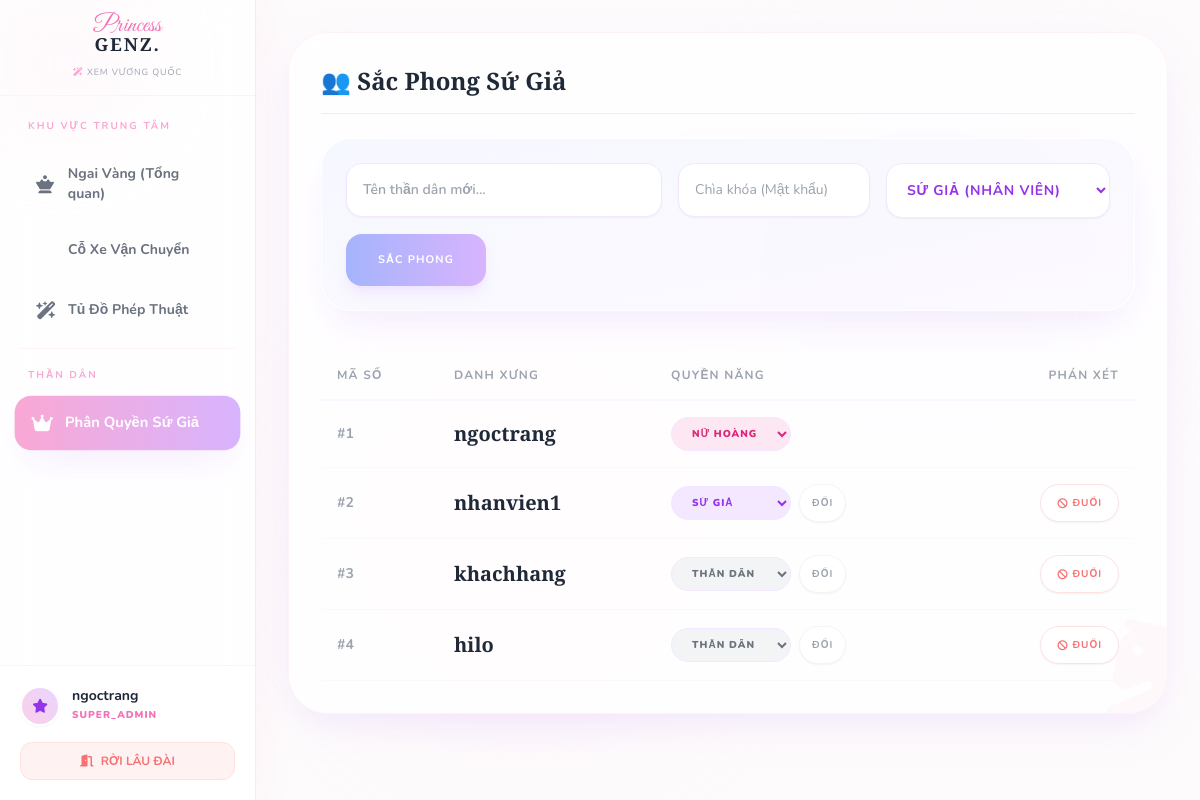
Page /admin/users (signed in) on the committed database.
### tables this page shows
CREATE TABLE users (id INTEGER PRIMARY KEY AUTOINCREMENT, username TEXT UNIQUE NOT NULL, password TEXT NOT NULL, role TEXT NOT NULL);

### app.py (the view, shortened to what this page needs)
@app.route('/admin')
@app.route('/admin/<tab>')
def admin_page(tab='dashboard'):
    if session.get('role') not in ['super_admin', 'sub_admin']: return "Không có quyền!", 403
    if session.get('role') == 'sub_admin' and tab in ['users', 'dashboard']: return redirect(url_for('admin_page', tab='orders'))
    conn = sqlite3.connect(DB_NAME)
    cursor = conn.cursor()
    products, orders, users, stats = [], [], [], {}
    if tab == 'products': cursor.execute("SELECT * FROM products"); products = cursor.fetchall()
    elif tab == 'orders': cursor.execute("SELECT * FROM orders ORDER BY id DESC"); orders = cursor.fetchall()
    elif tab == 'users' and session.get('role') == 'super_admin': cursor.execute("SELECT id, username, role FROM users"); users = cursor.fetchall()
    conn.close()
    return render_template('admin.html', active_tab=tab, products=products, users=users, orders=orders, stats=stats)

### app.py (called while the page is built)
@app.context_processor
def inject_cart_count():
    count = 0
    if session.get('username'):
        try:
            conn = sqlite3.connect(DB_NAME)
            cursor = conn.cursor()
            cursor.execute("SELECT SUM(quantity) FROM cart WHERE username = ?", (session['username'],))
            result = cursor.fetchone()[0]
            if result: count = result
            conn.close()
        except: pass
    return dict(cart_count=count)

### templates/admin.html (shortened to what this page needs)
<!DOCTYPE html>
<html lang="vi">
<head>
    <script src="https://cdn.tailwindcss.com"></script>
    <link rel="stylesheet" href="https://cdnjs.cloudflare.com/ajax/libs/font-awesome/6.4.0/css/all.min.css">
</head>
<body class="flex h-screen overflow-hidden text-sm selection:bg-purple-200 selection:text-purple-900 bg-[url('https://www.transparenttextures.com/patterns/stardust.png')]">
    <aside class="w-64 bg-white/80 backdrop-blur-xl border-r border-pink-100 flex flex-col shadow-[10px_0_30px_rgba(244,114,182,0.05)] z-20 relative">
        <div class="absolute top-0 left-0 w-32 h-32 bg-pink-100 rounded-full blur-3xl opacity-50 -z-10"></div>
        <a href="/" class="h-24 flex flex-col items-center justify-center border-b border-pink-50 hover:bg-pink-50/50 transition-colors cursor-pointer group">
            <span class="font-fairy text-pink-400 text-2xl leading-none -mb-2 group-hover:text-purple-400 transition-colors">Princess</span>
            <span class="font-royal font-bold text-lg tracking-widest text-gray-800">GENZ.</span>
            <span class="text-[9px] uppercase tracking-widest text-gray-400 mt-1"><i class="fa-solid fa-wand-magic-sparkles text-pink-300"></i> Xem Vương Quốc</span>
        </a>
        <nav class="flex-1 p-5 space-y-3 overflow-y-auto">
            <p class="text-[10px] text-pink-300 font-bold mb-4 uppercase tracking-[0.2em] px-2">Khu Vực Trung Tâm</p>
            {% if session['role'] == 'super_admin' %}
            <a href="/admin/dashboard" class="flex items-center gap-3 py-3 px-4 rounded-2xl transition-all duration-300 font-bold {% if active_tab == 'dashboard' %}bg-gradient-to-r from-pink-300 to-purple-300 text-white magic-shadow scale-105{% else %}text-gray-500 hover:bg-pink-50 hover:text-pink-500{% endif %}">
                <i class="fa-solid fa-chess-queen w-5 text-lg"></i> Ngai Vàng (Tổng quan)
            </a>
            {% endif %}
            <a href="/admin/orders" class="flex items-center gap-3 py-3 px-4 rounded-2xl transition-all duration-300 font-bold {% if active_tab == 'orders' %}bg-gradient-to-r from-pink-300 to-purple-300 text-white magic-shadow scale-105{% else %}text-gray-500 hover:bg-pink-50 hover:text-pink-500{% endif %}">
                 Cỗ Xe Vận Chuyển
            </a>
            <a href="/admin/products" class="flex items-center gap-3 py-3 px-4 rounded-2xl transition-all duration-300 font-bold {% if active_tab == 'products' %}bg-gradient-to-r from-pink-300 to-purple-300 text-white magic-shadow scale-105{% else %}text-gray-500 hover:bg-pink-50 hover:text-pink-500{% endif %}">
                <i class="fa-solid fa-wand-magic-sparkles w-5 text-lg"></i> Tủ Đồ Phép Thuật
            </a>
            {% if session['role'] == 'super_admin' %}
            <p class="text-[10px] text-pink-300 font-bold mt-8 mb-4 uppercase tracking-[0.2em] pt-4 border-t border-pink-50 px-2">Thần Dân</p>
            <a href="/admin/users" class="flex items-center gap-3 py-3 px-4 rounded-2xl transition-all duration-300 font-bold {% if active_tab == 'users' %}bg-gradient-to-r from-pink-300 to-purple-300 text-white magic-shadow scale-105{% else %}text-gray-500 hover:bg-pink-50 hover:text-pink-500{% endif %}">
                <i class="fa-solid fa-crown w-5 text-lg"></i> Phân Quyền Sứ Giả
            </a>
            {% endif %}
        </nav>
        <div class="p-5 border-t border-pink-50 bg-white/50 backdrop-blur-md">
            <div class="flex items-center gap-3 mb-4">
                <div class="w-10 h-10 bg-gradient-to-tr from-pink-200 to-purple-200 rounded-full flex items-center justify-center font-bold text-purple-600 border-2 border-white shadow-sm"><i class="fa-solid fa-star"></i></div>
                <div>
                    <p class="font-bold text-gray-800 text-sm leading-tight">{{ session['username'] }}</p>
                    <p class="text-[10px] text-pink-400 font-black uppercase tracking-widest">{{ session['role'] }}</p>
                </div>
            </div>
            <a href="/logout" class="block w-full py-2.5 bg-red-50 hover:bg-red-400 hover:text-white text-red-400 rounded-xl text-center font-bold transition-colors text-xs border border-red-100">
                <i class="fa-solid fa-door-open mr-1"></i> RỜI LÂU ĐÀI
            </a>
        </div>
    </aside>
    <main class="flex-1 overflow-y-auto p-8 relative">
        <div class="absolute top-20 right-20 w-96 h-96 bg-purple-100 rounded-full blur-3xl opacity-40 -z-10"></div>
        <div class="absolute bottom-20 left-20 w-96 h-96 bg-pink-100 rounded-full blur-3xl opacity-40 -z-10"></div>
        {% if active_tab == 'users' and session['role'] == 'super_admin' %}
        <section class="bg-white/80 backdrop-blur-md p-8 rounded-[40px] border border-pink-50 magic-shadow animate-fade relative overflow-hidden">
            <i class="fa-solid fa-chess-knight text-9xl absolute -bottom-10 -right-10 text-pink-50 opacity-50 -z-10 rotate-12"></i>
            <h2 class="text-2xl font-royal font-bold mb-6 text-gray-800 border-b border-pink-100 pb-4">👥 Sắc Phong Sứ Giả</h2>
            <form action="/admin/add_user" method="POST" class="flex flex-wrap gap-4 mb-10 bg-gradient-to-br from-indigo-50/50 to-purple-50/50 p-6 rounded-[30px] border border-white magic-shadow">
                <div class="flex-1 min-w-[200px]"><input type="text" name="username" placeholder="Tên thần dân mới..." required class="w-full p-4 bg-white border border-purple-100 rounded-2xl text-sm font-semibold focus:outline-none focus:ring-2 focus:ring-purple-300 shadow-sm text-gray-700"></div>
                <div class="w-48"><input type="text" name="password" placeholder="Chìa khóa (Mật khẩu)" required class="w-full p-4 bg-white border border-purple-100 rounded-2xl text-sm focus:outline-none focus:ring-2 focus:ring-purple-300 shadow-sm"></div>
                <div class="w-56">
                    <select name="role" class="w-full p-4 bg-white border border-purple-100 rounded-2xl text-sm font-bold text-purple-600 focus:outline-none focus:ring-2 focus:ring-purple-300 shadow-sm uppercase tracking-wider">
                        <option value="sub_admin">Sứ Giả (Nhân viên)</option>
                    </select>
                </div>
                <div class="flex items-end"><button type="submit" class="bg-gradient-to-r from-indigo-300 to-purple-300 text-white px-8 py-4 rounded-2xl font-bold transition-all shadow-lg shadow-purple-200/50 hover:scale-105 uppercase tracking-widest text-[11px]">Sắc Phong</button></div>
            </form>
            <table class="w-full text-left border-collapse">
                <thead>
                    <tr class="text-gray-400 text-xs uppercase tracking-widest border-b-2 border-purple-50">
                        <th class="p-4 font-bold">Mã Số</th>
                        <th class="p-4 font-bold">Danh Xưng</th>
                        <th class="p-4 font-bold">Quyền Năng</th>
                        <th class="p-4 font-bold text-right">Phán Xét</th>
                    </tr>
                </thead>
                <tbody>
                    {% for u in users %}
                    <tr class="border-b border-gray-50 hover:bg-purple-50/30 transition-colors">
                        <td class="p-4 font-bold text-gray-400">#{{ u[0] }}</td>
                        <td class="p-4 font-royal font-bold text-xl text-gray-800">{{ u[1] }}</td>
                        <td class="p-4">
                            <form action="/admin/update_role/{{ u[0] }}" method="POST" class="flex items-center gap-2">
                                <select name="role" class="border border-purple-100 rounded-full px-4 py-2 text-[10px] font-black uppercase tracking-widest focus:outline-none focus:ring-2 focus:ring-purple-200
                                    {% if u[2] == 'super_admin' %} bg-pink-100 text-pink-600
                                    {% elif u[2] == 'sub_admin' %} bg-purple-100 text-purple-600
                                    {% else %} bg-gray-100 text-gray-500 {% endif %}">
                                    <option value="super_admin" {% if u[2] == 'super_admin' %}selected{% endif %}>Nữ Hoàng</option>
                                    <option value="sub_admin" {% if u[2] == 'sub_admin' %}selected{% endif %}>Sứ Giả</option>
                                    <option value="user" {% if u[2] == 'user' %}selected{% endif %}>Thần Dân</option>
                                </select>
                                {% if u[1] != session['username'] %}
                                <button type="submit" class="bg-white border border-gray-100 text-gray-400 px-3 py-2 rounded-full text-[10px] uppercase tracking-widest hover:bg-purple-50 hover:text-purple-500 font-bold transition-colors shadow-sm">Đổi</button>
                                {% endif %}
                            </form>
                        </td>
                        <td class="p-4 text-right">
                            {% if u[1] != session['username'] %}
                            <a href="/admin/delete_user/{{ u[0] }}" class="inline-flex items-center gap-1 bg-white border border-red-100 text-red-400 hover:bg-red-50 hover:text-red-500 px-4 py-2 rounded-full text-[10px] uppercase tracking-widest font-bold transition-all shadow-sm" onclick="return confirm('Trục xuất thần dân này khỏi vương quốc?');"><i class="fa-solid fa-ban"></i> Đuổi</a>
                            {% endif %}
                        </td>
                    </tr>
                    {% endfor %}
                </tbody>
            </table>
        </section>
        {% endif %}
    </main>
</body>
</html>

### templates/admin.html (style rules this page uses)
body { font-family: 'Nunito', sans-serif; background-color: #FDFBFC; color: #5a4a4a; }
.font-royal { font-family: 'Playfair Display', serif; }
.font-fairy { font-family: 'Great Vibes', cursive; }
.magic-shadow { box-shadow: 0 15px 40px -10px rgba(224, 195, 252, 0.4); }
.animate-fade { animation: fadeIn 0.4s ease-out forwards; }

### rows in the picture
users: username "ngoctrang", role "SUPER_ADMIN", id "1", role "Nữ Hoàng"
users: id "2", username "nhanvien1", role "Sứ Giả", shows "ĐỔI"
users: id "3", username "khachhang", role "Thần Dân", shows "ĐỔI"
users: id "4", username "hilo", role "Thần Dân", shows "ĐỔI"
